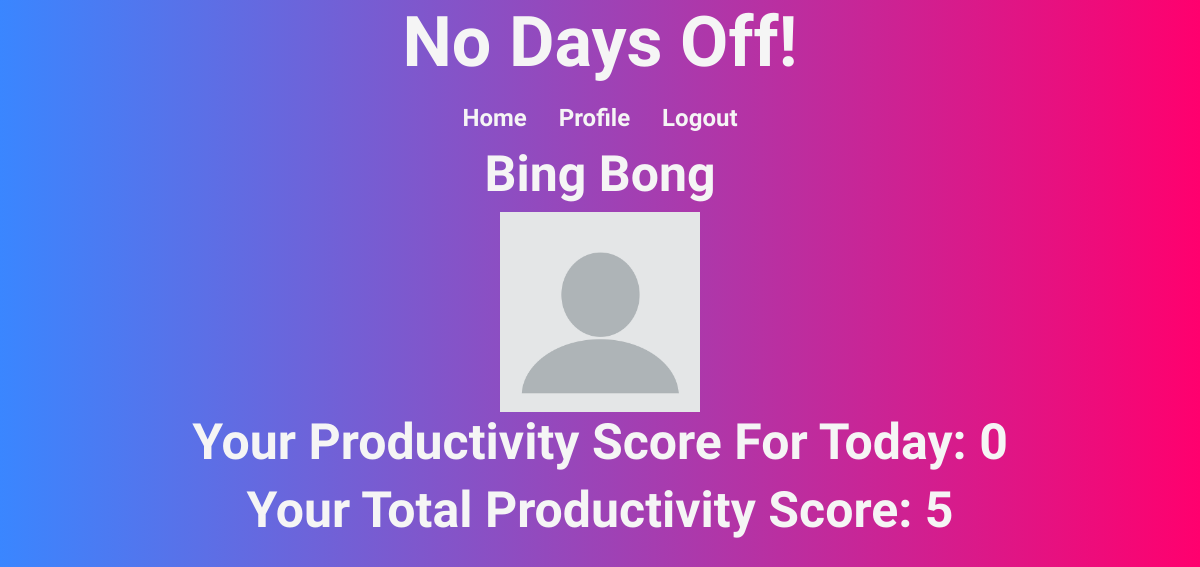
The page /profile (signed in) on the database as committed earlier.
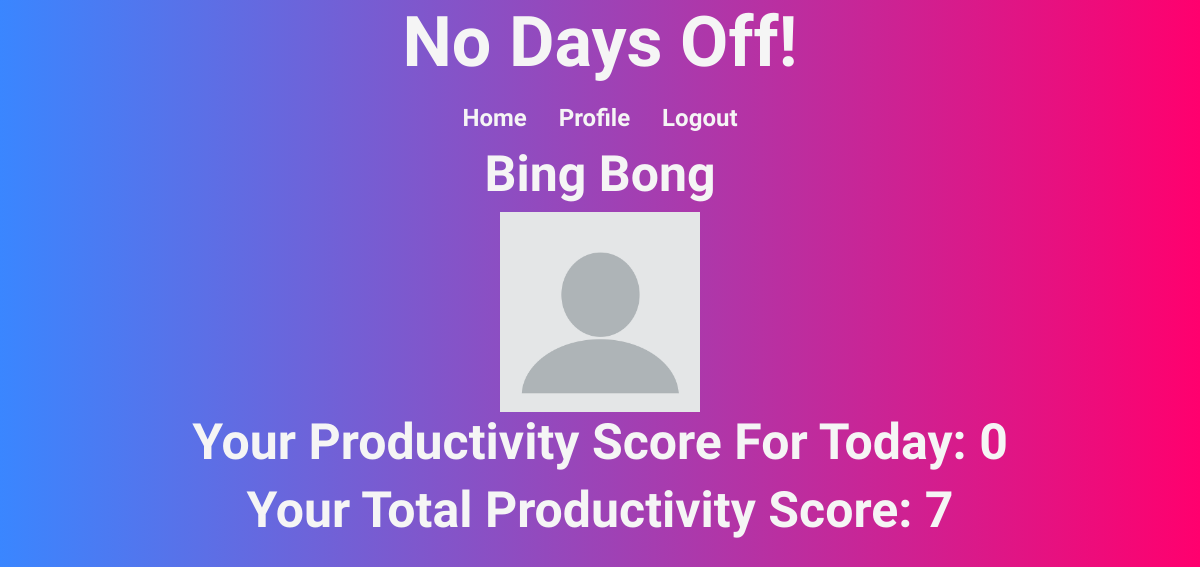
The same page on the database as committed later.
### main/models.py (models this page shows)
class User(models.Model):
    first_name = models.CharField(max_length=50)
    last_name = models.CharField(max_length=50)
    email = models.CharField(max_length=255)
    password = models.CharField(max_length=50)
    occupation = models.CharField(max_length=100)
    score= models.IntegerField(default=0)
    created_at = models.DateTimeField(auto_now_add=True)
    updated_at = models.DateTimeField(auto_now=True)
    objects = UserManager()

### main/views.py (the view)
# urls.py: path('profile',views.profile)
def profile(request):
    logged_in_user = User.objects.get(id=request.session['user_id'])
    logged_in_user = User.objects.get(id=request.session['user_id'])
    all_tasks = Task.objects.all()
    user_tasks = logged_in_user.tasks_uploaded
    today_date = date.today()
    daily_score =0
    for task in all_tasks:
        if task.day_completed== today_date and task.completed_by == logged_in_user:
             daily_score = daily_score + 1
    context = {
    'logged_in_user': logged_in_user,
    'all_tasks' : all_tasks,
    'daily_score': daily_score,
    'today_date': today_date,
    'user_tasks': user_tasks
    }
    return render(request,'profile.html',context)

### main/templates/profile.html (shortened to what this page needs)
<!DOCTYPE html>
<html lang="en">
<head>
    <link rel="stylesheet" href="static/css/style.css">
    <link href="https://cdn.jsdelivr.net/npm/bootstrap@5.1.3/dist/css/bootstrap.min.css" rel="stylesheet">
</head>
<body>
    <div class="title">
        <h1 class="title">No Days Off!</h1>
      </div>
      <ul class="nav justify-content-center">
        <li class="nav-item">
          <a class="nav-link active" aria-current="page" href="/welcome">Home</a>
        </li>
        <li class="nav-item">
          <a class="nav-link" href="#">Profile</a>
        </li>
        <li class="nav-item">
          <a class="nav-link" href="/logout">Logout</a>
        </li>
      </ul>
      <div class="title2">
        <h1 class="title2"> {{logged_in_user.first_name}} {{logged_in_user.last_name}}</h1>
      </div>
      <div class="title2">
        <img class="profile_pic" src="/static/imgs/profile.png" alt="" srcset="">
      </div>
      <div class="title2">
        <h1 class="title2">Your Productivity Score For Today: {{daily_score}} </h1>
      </div>
      <div class="title2">
        <h1 class="title2">Your Total Productivity Score: {{logged_in_user.score}} </h1>
      </div>
</body>
</html>

### main/static/css/style.css (style rules this page uses)
body { background-image: linear-gradient(to right, #3a86ff, #ff006e); }
.title { display: flex; justify-content: center; color: whitesmoke; }
.title2 { display: flex; justify-content: center; color: whitesmoke; }
h1.title { font-size: 70px; font-family: 'Poiret One', cursive; font-weight: bolder; }
h1.title2 { font-size: 50px; font-family: 'Poiret One', cursive; font-weight: bolder; }
a.nav-link { color: whitesmoke; font-family: 'Poiret One', cursive; font-weight: bolder; font-size: x-large; }
.profile_pic { width: 200px; height: 200px; }

Rows that differ between the two databases and show on the page:
changed User "Bing": score "5" → "7"
